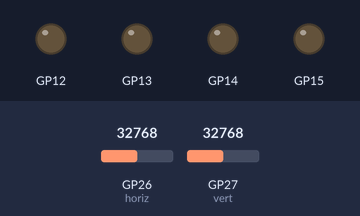
Bench run of a program on a simulated Raspberry Pi Pico running MicroPython. Shown: output pins drawn as LEDs (lit = HIGH). Inputs (shaded band) come from the test bench; at power-on: GP26 (horiz) = 32768, GP27 (vert) = 32768 (analog values on the 0–65535 scale).

Above: at 1.2 s.
1.3 s: GP26 (horiz) set to 45874
At 1.6 s:
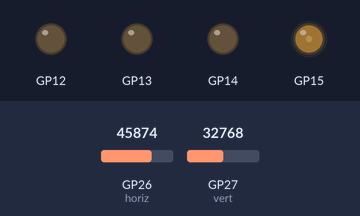
2.8 s: GP27 (vert) set to 45874
At 3.9 s:
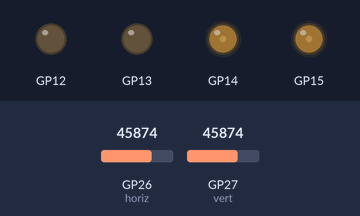
4.3 s: GP26 (horiz) set to 57670
At 5.1 s:
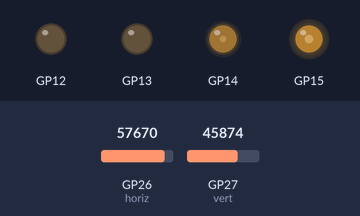
5.8 s: GP27 (vert) set to 57670
At 6.2 s:
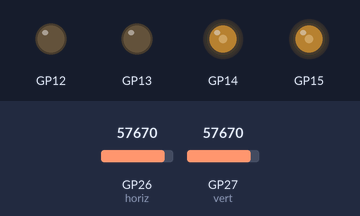
7.3 s: GP26 (horiz) set to 32767
At 8.6 s:
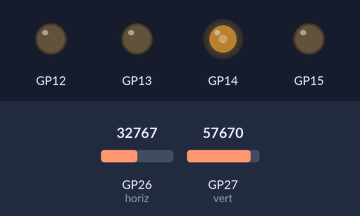
Timing chart, 0 to 9.8 s (numbered marks = the images above; inputs shaded):
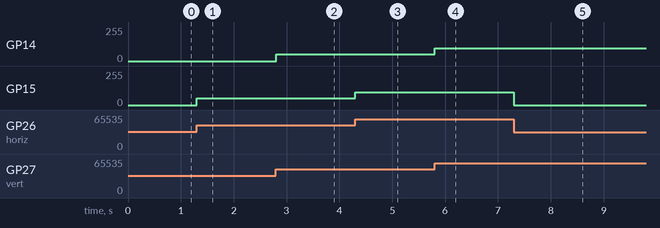

The program:

joy_mpython.py
```python
# Joystick example

from machine import Pin, ADC, PWM
from time import sleep

# Potentiometers
horiz = ADC(0)
vert = ADC(1)

# Indicator LEDs, PWM freq is 1KHz
def initPWM(pin):
    pwm = PWM(Pin(pin, Pin.OUT))
    pwm.freq(1000)
    pwm.duty_u16(0)
    return pwm

ledRight = initPWM(12)
ledUp = initPWM(13)
ledDown = initPWM(14)
ledLeft = initPWM(15)

# Ignore variations up to
DEAD_ZONE = 3000

# Main loop
while True:
    # sample potentiometers
    h = horiz.read_u16()
    v = vert.read_u16()
    # horizontal axis
    if h > (32767+DEAD_ZONE):
        ledRight.duty_u16(0)
        ledLeft.duty_u16(h-32768)
    elif h <= (32767-DEAD_ZONE):
        ledRight.duty_u16(32767-h)
        ledLeft.duty_u16(0)
    else:
        ledRight.duty_u16(0)
        ledLeft.duty_u16(0)

    # vertical axis
    if v > (32767+DEAD_ZONE):
        ledDown.duty_u16(v-32768)
        ledUp.duty_u16(0)
    elif v <= (32767-DEAD_ZONE):
        ledDown.duty_u16(0)
        ledUp.duty_u16(32767-v)
    else:
        ledDown.duty_u16(0)
        ledUp.duty_u16(0)
```

Measured:
- after the input at 1.3 s, GP15: 0/255 → 51/255 at once
- after the input at 2.8 s, GP14: 0/255 → 51/255 at once
- after the input at 4.3 s, GP15: 51/255 → 97/255 at once
- after the input at 5.8 s, GP14: 51/255 → 97/255 at once
- after the input at 7.3 s, GP15: 97/255 → 0/255 at once
